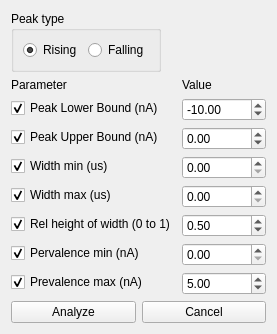
<?xml version="1.0" encoding="UTF-8"?>
<ui version="4.0">
 <class>peakWidget</class>
 <widget class="QWidget" name="peakWidget">
  <property name="geometry">
   <rect>
    <x>0</x>
    <y>0</y>
    <width>239</width>
    <height>311</height>
   </rect>
  </property>
  <property name="sizePolicy">
   <sizepolicy hsizetype="Maximum" vsizetype="Preferred">
    <horstretch>0</horstretch>
    <verstretch>0</verstretch>
   </sizepolicy>
  </property>
  <property name="contextMenuPolicy">
   <enum>Qt::PreventContextMenu</enum>
  </property>
  <property name="windowTitle">
   <string>Peak Analyzer</string>
  </property>
  <layout class="QFormLayout" name="formLayout">
   <item row="0" column="0">
    <widget class="QGroupBox" name="peakTypeBox">
     <property name="title">
      <string>Peak type</string>
     </property>
     <layout class="QHBoxLayout" name="horizontalLayout">
      <item>
       <widget class="QRadioButton" name="peakTypeRising">
        <property name="text">
         <string>Rising</string>
        </property>
        <property name="checked">
         <bool>true</bool>
        </property>
       </widget>
      </item>
      <item>
       <widget class="QRadioButton" name="peakTypeFalling">
        <property name="text">
         <string>Falling</string>
        </property>
       </widget>
      </item>
     </layout>
    </widget>
   </item>
   <item row="1" column="0">
    <widget class="QLabel" name="label">
     <property name="text">
      <string>Parameter</string>
     </property>
    </widget>
   </item>
   <item row="1" column="1">
    <widget class="QLabel" name="label_2">
     <property name="text">
      <string>Value</string>
     </property>
    </widget>
   </item>
   <item row="2" column="0">
    <widget class="QCheckBox" name="peakLowerBoundCheck">
     <property name="text">
      <string>Peak Lower Bound (nA)</string>
     </property>
     <property name="checked">
      <bool>true</bool>
     </property>
    </widget>
   </item>
   <item row="2" column="1">
    <widget class="QDoubleSpinBox" name="peakLowerBound">
     <property name="minimum">
      <double>-500.000000000000000</double>
     </property>
     <property name="maximum">
      <double>500.000000000000000</double>
     </property>
     <property name="value">
      <double>-10.000000000000000</double>
     </property>
    </widget>
   </item>
   <item row="3" column="0">
    <widget class="QCheckBox" name="peakUpperBoundCheck">
     <property name="text">
      <string>Peak Upper Bound (nA)</string>
     </property>
     <property name="checked">
      <bool>true</bool>
     </property>
    </widget>
   </item>
   <item row="3" column="1">
    <widget class="QDoubleSpinBox" name="peakUpperBound">
     <property name="minimum">
      <double>-300.000000000000000</double>
     </property>
     <property name="maximum">
      <double>300.000000000000000</double>
     </property>
    </widget>
   </item>
   <item row="4" column="0">
    <widget class="QCheckBox" name="widthMinCheck">
     <property name="text">
      <string>Width min (us)</string>
     </property>
     <property name="checked">
      <bool>true</bool>
     </property>
    </widget>
   </item>
   <item row="4" column="1">
    <widget class="QDoubleSpinBox" name="widthMin">
     <property name="maximum">
      <double>10000000000.000000000000000</double>
     </property>
     <property name="singleStep">
      <double>5.000000000000000</double>
     </property>
    </widget>
   </item>
   <item row="5" column="0">
    <widget class="QCheckBox" name="widthMaxCheck">
     <property name="text">
      <string>Width max (us)</string>
     </property>
     <property name="checked">
      <bool>true</bool>
     </property>
    </widget>
   </item>
   <item row="5" column="1">
    <widget class="QDoubleSpinBox" name="widthMax">
     <property name="maximum">
      <double>1000000000.000000000000000</double>
     </property>
     <property name="singleStep">
      <double>5.000000000000000</double>
     </property>
    </widget>
   </item>
   <item row="6" column="0">
    <widget class="QCheckBox" name="relHeightCheck">
     <property name="text">
      <string>Rel height of width (0 to 1)</string>
     </property>
     <property name="checked">
      <bool>true</bool>
     </property>
    </widget>
   </item>
   <item row="6" column="1">
    <widget class="QDoubleSpinBox" name="relHeight">
     <property name="maximum">
      <double>1.000000000000000</double>
     </property>
     <property name="singleStep">
      <double>0.100000000000000</double>
     </property>
     <property name="value">
      <double>0.500000000000000</double>
     </property>
    </widget>
   </item>
   <item row="7" column="0">
    <widget class="QCheckBox" name="prevalenceMinCheck">
     <property name="text">
      <string>Pervalence min (nA)</string>
     </property>
     <property name="checked">
      <bool>true</bool>
     </property>
    </widget>
   </item>
   <item row="7" column="1">
    <widget class="QDoubleSpinBox" name="prevalenceMin"/>
   </item>
   <item row="8" column="0">
    <widget class="QCheckBox" name="prevalenceMaxCheck">
     <property name="text">
      <string>Prevalence max (nA)</string>
     </property>
     <property name="checked">
      <bool>true</bool>
     </property>
    </widget>
   </item>
   <item row="8" column="1">
    <widget class="QDoubleSpinBox" name="prevalenceMax">
     <property name="value">
      <double>5.000000000000000</double>
     </property>
    </widget>
   </item>
   <item row="9" column="0" colspan="2">
    <layout class="QHBoxLayout" name="horizontalLayout_3">
     <item>
      <widget class="QPushButton" name="peakAnalyzeBtn">
       <property name="sizePolicy">
        <sizepolicy hsizetype="Minimum" vsizetype="Fixed">
         <horstretch>0</horstretch>
         <verstretch>0</verstretch>
        </sizepolicy>
       </property>
       <property name="text">
        <string>Analyze</string>
       </property>
       <property name="checkable">
        <bool>false</bool>
       </property>
      </widget>
     </item>
     <item>
      <widget class="QPushButton" name="peakCancelBtn">
       <property name="text">
        <string>Cancel</string>
       </property>
      </widget>
     </item>
    </layout>
   </item>
  </layout>
 </widget>
 <tabstops>
  <tabstop>peakTypeRising</tabstop>
  <tabstop>peakTypeFalling</tabstop>
  <tabstop>peakLowerBoundCheck</tabstop>
  <tabstop>peakLowerBound</tabstop>
  <tabstop>peakUpperBoundCheck</tabstop>
  <tabstop>peakUpperBound</tabstop>
  <tabstop>widthMinCheck</tabstop>
  <tabstop>widthMin</tabstop>
  <tabstop>widthMaxCheck</tabstop>
  <tabstop>widthMax</tabstop>
  <tabstop>relHeightCheck</tabstop>
  <tabstop>relHeight</tabstop>
  <tabstop>prevalenceMinCheck</tabstop>
  <tabstop>prevalenceMin</tabstop>
  <tabstop>prevalenceMaxCheck</tabstop>
  <tabstop>prevalenceMax</tabstop>
  <tabstop>peakAnalyzeBtn</tabstop>
  <tabstop>peakCancelBtn</tabstop>
 </tabstops>
 <resources/>
 <connections>
  <connection>
   <sender>peakLowerBoundCheck</sender>
   <signal>toggled(bool)</signal>
   <receiver>peakLowerBound</receiver>
   <slot>setEnabled(bool)</slot>
   <hints>
    <hint type="sourcelabel">
     <x>46</x>
     <y>82</y>
    </hint>
    <hint type="destinationlabel">
     <x>151</x>
     <y>76</y>
    </hint>
   </hints>
  </connection>
  <connection>
   <sender>peakUpperBoundCheck</sender>
   <signal>toggled(bool)</signal>
   <receiver>peakUpperBound</receiver>
   <slot>setEnabled(bool)</slot>
   <hints>
    <hint type="sourcelabel">
     <x>50</x>
     <y>101</y>
    </hint>
    <hint type="destinationlabel">
     <x>160</x>
     <y>108</y>
    </hint>
   </hints>
  </connection>
  <connection>
   <sender>widthMinCheck</sender>
   <signal>toggled(bool)</signal>
   <receiver>widthMin</receiver>
   <slot>setEnabled(bool)</slot>
   <hints>
    <hint type="sourcelabel">
     <x>27</x>
     <y>125</y>
    </hint>
    <hint type="destinationlabel">
     <x>148</x>
     <y>127</y>
    </hint>
   </hints>
  </connection>
  <connection>
   <sender>widthMaxCheck</sender>
   <signal>toggled(bool)</signal>
   <receiver>widthMax</receiver>
   <slot>setEnabled(bool)</slot>
   <hints>
    <hint type="sourcelabel">
     <x>54</x>
     <y>155</y>
    </hint>
    <hint type="destinationlabel">
     <x>158</x>
     <y>154</y>
    </hint>
   </hints>
  </connection>
  <connection>
   <sender>relHeightCheck</sender>
   <signal>toggled(bool)</signal>
   <receiver>relHeight</receiver>
   <slot>setEnabled(bool)</slot>
   <hints>
    <hint type="sourcelabel">
     <x>86</x>
     <y>175</y>
    </hint>
    <hint type="destinationlabel">
     <x>169</x>
     <y>174</y>
    </hint>
   </hints>
  </connection>
  <connection>
   <sender>prevalenceMinCheck</sender>
   <signal>toggled(bool)</signal>
   <receiver>prevalenceMin</receiver>
   <slot>setEnabled(bool)</slot>
   <hints>
    <hint type="sourcelabel">
     <x>72</x>
     <y>195</y>
    </hint>
    <hint type="destinationlabel">
     <x>155</x>
     <y>206</y>
    </hint>
   </hints>
  </connection>
  <connection>
   <sender>prevalenceMaxCheck</sender>
   <signal>toggled(bool)</signal>
   <receiver>prevalenceMax</receiver>
   <slot>setEnabled(bool)</slot>
   <hints>
    <hint type="sourcelabel">
     <x>61</x>
     <y>224</y>
    </hint>
    <hint type="destinationlabel">
     <x>154</x>
     <y>225</y>
    </hint>
   </hints>
  </connection>
 </connections>
</ui>
